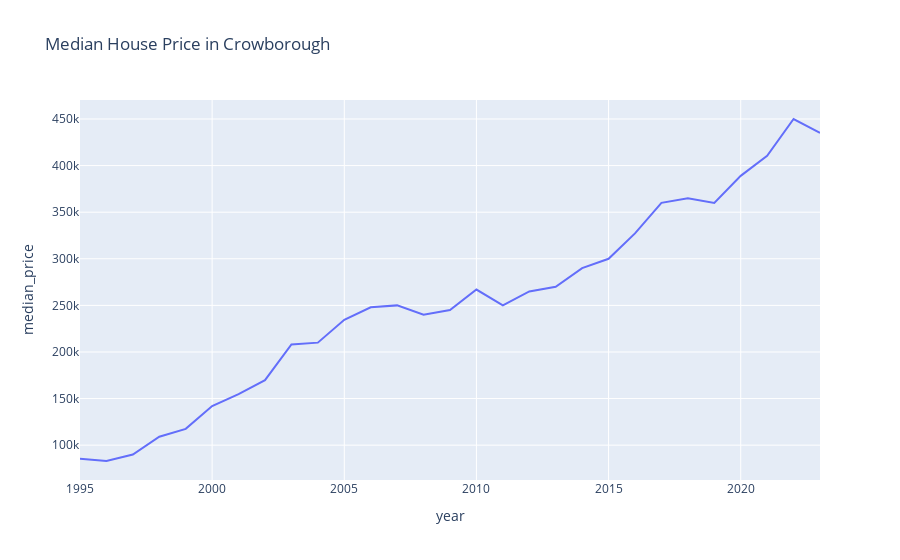

Notebook code cell kept with this figure:
### Code cell
import plotly.express as px

crowborough_house_prices = price_paid_data.loc[price_paid_data.city=='CROWBOROUGH']
crowborough_house_prices['year'] = pd.DatetimeIndex(crowborough_house_prices['transfer_date']).year
crowborough_house_prices = crowborough_house_prices.groupby('year')['price'].median().reset_index(name ='median_price')

fig = px.line(crowborough_house_prices, x="year", y="median_price", title='Median House Price in Crowborough')
fig.show()

### Figure 1 — Plotly figure (JSON) as saved in the notebook; plotly's stock layout.template omitted (floating-point values rounded to 4 significant figures)
{"data": [{"hovertemplate": "year=%{x}<br>median_price=%{y}<extra></extra>", "legendgroup": "", "line": {"color": "#636efa", "dash": "solid"}, "marker": {"symbol": "circle"}, "mode": "lines", "name": "", "orientation": "v", "showlegend": false, "type": "scatter", "x": [1995, 1996, 1997, 1998, 1999, 2000, 2001, 2002, 2003, 2004, 2005, 2006, 2007, 2008, 2009, 2010, 2011, 2012, 2013, 2014, 2015, 2016, 2017, 2018, 2019, 2020, 2021, 2022, 2023], "xaxis": "x", "y": [85500, 83000, 90000, 109000, 117500, 142000, 154750, 169725, 208000, 210000, 234600, 248000, 250000, 240000, 245000, 267000, 250000, 265000, 270000, 290000, 300000, 327250, 360000, 364975, 360000, 389000, 410600, 450000, 435000], "yaxis": "y"}], "layout": {"legend": {"tracegroupgap": 0}, "title": {"text": "Median House Price in Crowborough"}, "xaxis": {"anchor": "y", "domain": [0, 1], "title": {"text": "year"}}, "yaxis": {"anchor": "x", "domain": [0, 1], "title": {"text": "median_price"}}}}
